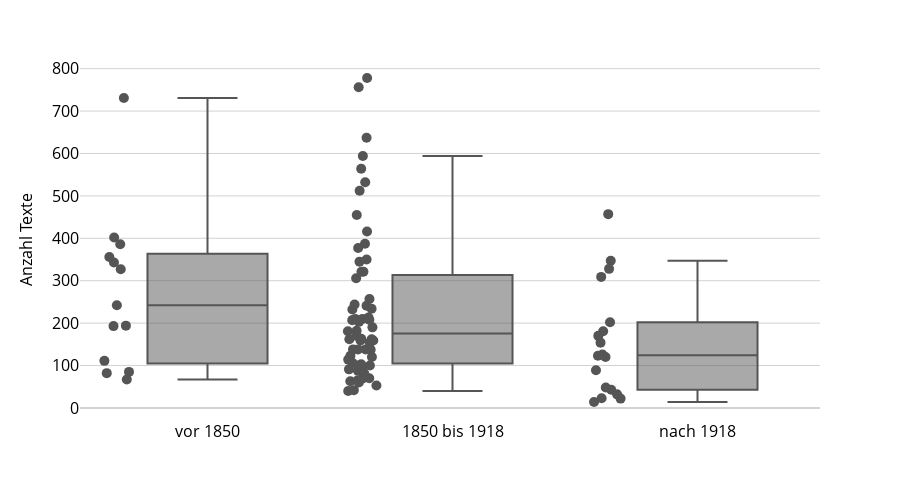

Here is the notebook cell this chart was saved with:
### Code cell
meta_plot = anthologies_overview.copy()

# Anthologien ausschließen, bei denen man nur Teil aufgenommen hat
drop_anthologies = ['1870.Brünnert.4(1902)', '1889.Krais', '1898.Wolter', 
                    '1904.Linde', '1922.Uhlmann-Bixterheide', '1981.Pinson']
meta_plot = meta_plot.query("anthology not in @drop_anthologies")

fig = px.box(
    meta_plot,
    x = 'Zeitraum',
    y = 'anthology_len_all',
    points = 'all',
    hover_data = ['anthology'],
    labels = {'Zeitraum' : '', 'anthology_len_all' : 'Anzahl Texte'},
    # color_discrete_sequence=["grey"]
)

fig.update_layout(
    width = 900, height = 500,
    xaxis=dict(tickfont=dict(size=16), titlefont=dict(size=16)),
    yaxis=dict(tickfont=dict(size=16), titlefont=dict(size=16)),
)

fig.update_traces(marker={'size': 10})
fig = update_fig_for_publication(fig, make_grey=True)
fig.write_image(f"plots/4 Anzahl Texte in Geschichtslyrik-Anthologien.pdf")
fig.show()

### Figure 1 — Plotly figure (JSON) as saved in the notebook; plotly's stock layout.template omitted (floating-point values rounded to 4 significant figures)
{"data": [{"alignmentgroup": "True", "boxpoints": "all", "customdata": [["1822.Petri"], ["1823.Petri"], ["1827/28.Petri"], ["1831.Wagner"], ["1833.Kröger"], ["1840.Schottmüller"], ["1842.Anonym(OestAd)"], ["1842/44.Lehmann"], ["1844.Niemeyer"], ["1845.Anonym"], ["1846.Anonym"], ["1846.Kletke"], ["1846.Sydow.2(1847)"], ["1850.Grube"], ["1850.Kriebitzsch"], ["1851.Müller/Kletke"], ["1852.Böttger.4(1862)"], ["1852.Jolowicz"], ["1852.Kurz"], ["1853.Gebhart"], ["1853.Krumbacher"], ["1854.Gruppe"], ["1855.Lüttringhaus.2(1857)"], ["1855.Zimmermann"], ["1858.Hocker"], ["1858.Lüttringhaus"], ["1862.Fricke"], ["1865.Anonym"], ["1865.Förster"], ["1866.Niedergesäß"], ["1867.Remy"], ["1867.Scholz"], ["1868.Corens.2(1872)"], ["1872.Bindewald.2(1875)"], ["1873.Kroder"], ["1876.Bintz"], ["1876.Bodamer"], ["1877.Anonym"], ["1877.Edert"], ["1877.Wagner"], ["1878.Gündel"], ["1878.Krämer"], ["1878.Pennerstorfer.2(1879)"], ["1879.Haselmayer/Haselmayer"], ["1879.Teuffenbach"], ["1880.Anonym"], ["1881.Polack"], ["1881/83.Meyer"], ["1884.Boehm"], ["1884.Meyer/Reichel"], ["1886.Bliedner"], ["1887.Kriebitzsch"], ["1890.Basedow"], ["1890.Kirchner"], ["1891.Brümmer"], ["1892.Dietlein"], ["1892/93.Tetzner"], ["1899.Nießen"], ["1899.Schiffels"], ["1900.Waldmann"], ["1902.Lomberg"], ["1903.Stückmann/Ekeris"], ["1906/07.Weber"], ["1907.Zettel/Brunner"], ["1908.Berg"], ["1909.Meyer-Frommhold"], ["1912.Harten/Henniger"], ["1912.Werner"], ["1913.Schrutz"], ["1915.Eggert-Windegg"], ["1915.Sellmann"], ["1917.Götze/Ulbricht"], ["1918.Eschmann"], ["1922.Buckeley"], ["1925.Wehrhan"], ["1926.Beck"], ["1926.Rücker"], ["1926.Wenz"], ["1927.Maus"], ["1928/29.Graach"], ["1931.Müller.5(1945)"], ["1934.Jelusich"], ["1938.Plenzat"], ["1938.Schulz"], ["1939.Berendt"], ["1948.Anonym"], ["1958.Kipp"], ["1967.Fabian"], ["1977.Pawlik/Schlender"], ["1980.Kronenberg"], ["1981.Klein"]], "hovertemplate": "=%{x}<br>Anzahl Texte=%{y}<br>anthology=%{customdata[0]}<extra></extra>", "legendgroup": "", "line": {"color": "#555555"}, "marker": {"color": "#555555", "size": 10}, "name": "", "notched": false, "offsetgroup": "", "orientation": "v", "showlegend": false, "type": "box", "x": ["vor 1850", "vor 1850", "vor 1850", "vor 1850", "vor 1850", "vor 1850", "vor 1850", "vor 1850", "vor 1850", "vor 1850", "vor 1850", "vor 1850", "vor 1850", "1850 bis 1918", "1850 bis 1918", "1850 bis 1918", "1850 bis 1918", "1850 bis 1918", "1850 bis 1918", "1850 bis 1918", "1850 bis 1918", "1850 bis 1918", "1850 bis 1918", "1850 bis 1918", "1850 bis 1918", "1850 bis 1918", "1850 bis 1918", "1850 bis 1918", "1850 bis 1918", "1850 bis 1918", "1850 bis 1918", "1850 bis 1918", "1850 bis 1918", "1850 bis 1918", "1850 bis 1918", "1850 bis 1918", "1850 bis 1918", "1850 bis 1918", "1850 bis 1918", "1850 bis 1918", "1850 bis 1918", "1850 bis 1918", "1850 bis 1918", "1850 bis 1918", "1850 bis 1918", "1850 bis 1918", "1850 bis 1918", "1850 bis 1918", "1850 bis 1918", "1850 bis 1918", "1850 bis 1918", "1850 bis 1918", "1850 bis 1918", "1850 bis 1918", "1850 bis 1918", "1850 bis 1918", "1850 bis 1918", "1850 bis 1918", "1850 bis 1918", "1850 bis 1918", "1850 bis 1918", "1850 bis 1918", "1850 bis 1918", "1850 bis 1918", "1850 bis 1918", "1850 bis 1918", "1850 bis 1918", "1850 bis 1918", "1850 bis 1918", "1850 bis 1918", "1850 bis 1918", "1850 bis 1918", "1850 bis 1918", "nach 1918", "nach 1918", "nach 1918", "nach 1918", "nach 1918", "nach 1918", "nach 1918", "nach 1918", "nach 1918", "nach 1918", "nach 1918", "nach 1918", "nach 1918", "nach 1918", "nach 1918", "nach 1918", "nach 1918", "nach 1918"], "x0": " ", "xaxis": "x", "y": [193, 82, 402, 242, 343, 731, 85, 386, 194, 67, 111, 327, 356, 123, 106, 321, 159, 207, 232, 163, 53, 154, 159, 345, 637, 88, 208, 63, 120, 65, 377, 234, 81, 778, 70, 321, 257, 100, 213, 42, 92, 241, 162, 138, 564, 91, 210, 416, 306, 138, 181, 210, 532, 190, 756, 114, 512, 387, 244, 69, 60, 162, 203, 350, 138, 170, 103, 594, 182, 455, 40, 137, 100, 32, 309, 123, 89, 43, 120, 202, 22, 181, 457, 347, 48, 14, 170, 154, 126, 23, 328], "y0": " ", "yaxis": "y"}], "layout": {"boxmode": "group", "font": {"color": "black"}, "height": 500, "legend": {"bordercolor": "black", "borderwidth": 1, "tracegroupgap": 0}, "margin": {"t": 60}, "paper_bgcolor": "white", "plot_bgcolor": "white", "width": 900, "xaxis": {"anchor": "y", "autorange": true, "color": "black", "domain": [0, 1], "gridcolor": "white", "range": [-0.5204, 2.5], "showgrid": false, "tickfont": {"size": 16}, "title": {"font": {"size": 16}, "text": ""}, "type": "category"}, "yaxis": {"anchor": "x", "autorange": true, "color": "black", "domain": [0, 1], "gridcolor": "lightgray", "range": [-28.44, 820.4], "tickfont": {"size": 16}, "title": {"font": {"size": 16}, "text": "Anzahl Texte"}, "type": "linear", "zerolinecolor": "lightgray"}}}
